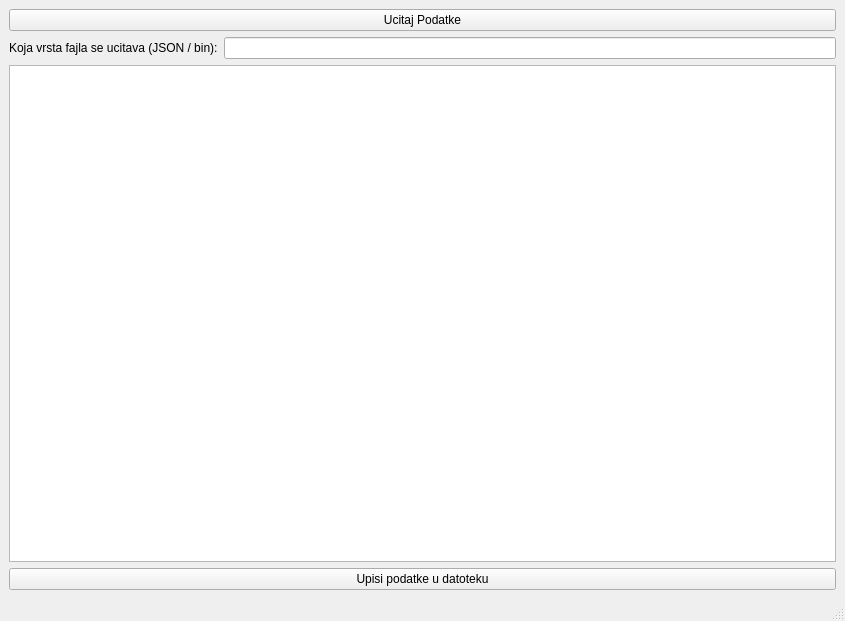
<?xml version="1.0" encoding="UTF-8"?>
<ui version="4.0">
 <class>MainWindow</class>
 <widget class="QMainWindow" name="MainWindow">
  <property name="geometry">
   <rect>
    <x>0</x>
    <y>0</y>
    <width>845</width>
    <height>621</height>
   </rect>
  </property>
  <property name="windowTitle">
   <string>MainWindow</string>
  </property>
  <widget class="QWidget" name="centralwidget">
   <layout class="QVBoxLayout" name="verticalLayout">
    <item>
     <layout class="QGridLayout" name="gridLayout">
      <item row="1" column="0">
       <widget class="QLabel" name="label">
        <property name="text">
         <string>Koja vrsta fajla se ucitava (JSON / bin):</string>
        </property>
       </widget>
      </item>
      <item row="1" column="1">
       <widget class="QLineEdit" name="leVrsta"/>
      </item>
      <item row="0" column="0" colspan="2">
       <widget class="QPushButton" name="pbUcitajPodatke">
        <property name="text">
         <string>Ucitaj Podatke</string>
        </property>
       </widget>
      </item>
      <item row="2" column="0" colspan="2">
       <widget class="QListWidget" name="lwPodaci"/>
      </item>
     </layout>
    </item>
    <item>
     <widget class="QPushButton" name="pbUpisiPodatke">
      <property name="text">
       <string>Upisi podatke u datoteku</string>
      </property>
     </widget>
    </item>
   </layout>
  </widget>
  <widget class="QMenuBar" name="menubar">
   <property name="geometry">
    <rect>
     <x>0</x>
     <y>0</y>
     <width>845</width>
     <height>22</height>
    </rect>
   </property>
  </widget>
  <widget class="QStatusBar" name="statusbar"/>
 </widget>
 <resources/>
 <connections/>
</ui>
